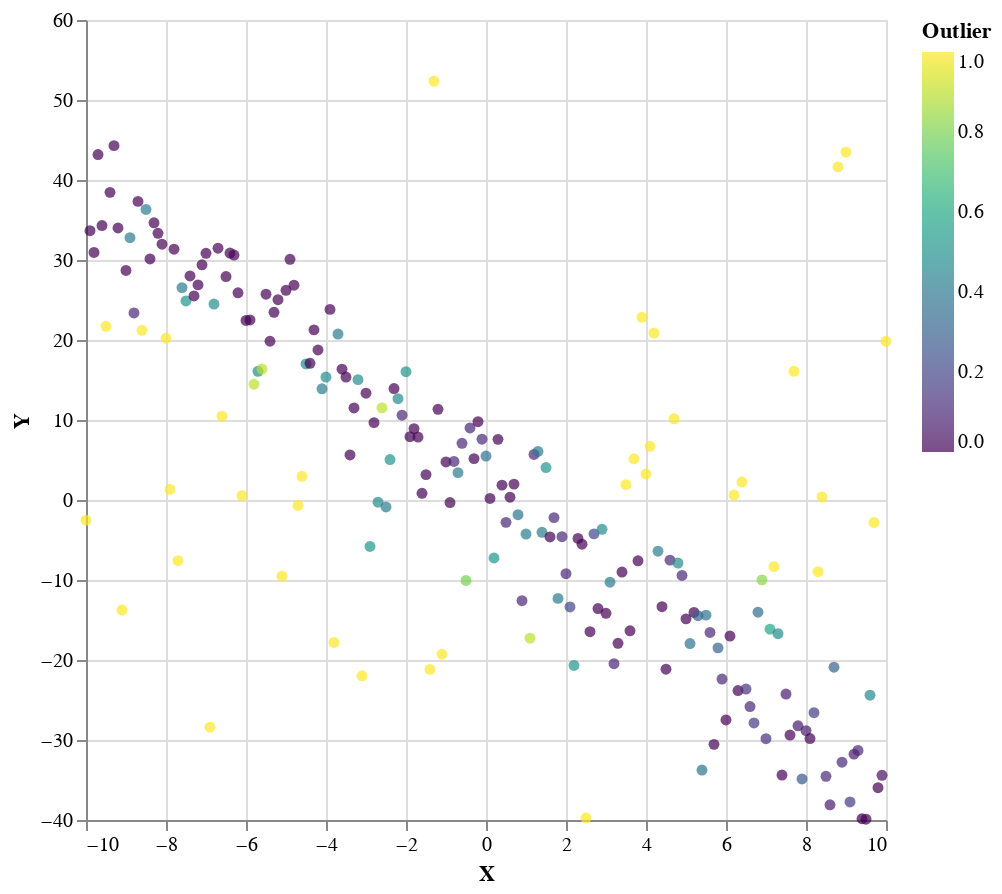

Write notebook code for a chart like this one.
### Code cell
plotVega $ take 1000 (zip (fst <$> samples) (outlierProb m))

### Figure 1 — Vega-Lite specification as saved in the notebook (floating-point values rounded to 4 significant figures; data arrays with more than 128 entries replaced by an {"elided": "..."} marker saying what was removed)
{"$schema": "https://vega.github.io/schema/vega-lite/v4.json", "data": {"values": {"elided": "201 records"}}, "encoding": {"color": {"field": "Outlier", "scale": {"scheme": "viridis"}, "type": "quantitative"}, "x": {"field": "X", "type": "quantitative"}, "y": {"field": "Y", "type": "quantitative"}}, "height": 400, "mark": "circle", "width": 400}
